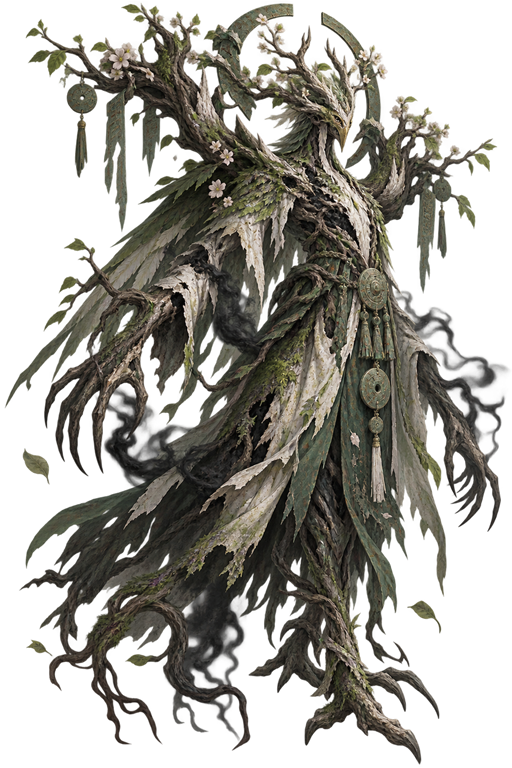
#> input picture assets/image/bosses/jumang.png, 512 x 768 px
$ python alpha_bounds.py ../../../../assets/image/bosses/jumang.png
#> lines starting #> are read from the running program, lines starting #| are printed output that depends on the picture; after the words box and inside, x2 and y2 are one past the last pixel; in counts of white or black regions, pixels touching at a corner belong together
"""只读计算 PNG 的 Alpha 主体边界。"""

from pathlib import Path

from PIL import Image
import numpy as np


def alpha_bounds(path: str | Path, threshold: int = 8) -> dict:
#> called with threshold = 8
    source = Image.open(path)
#> source is the input picture: PIL image 512x768 RGBA; mean R, G, B, A 47, 44.6, 37.2, 128.6
    has_alpha = "A" in source.getbands()
#> has_alpha = True
    image = source.convert("RGBA")
    alpha = np.asarray(image)[:, :, 3]
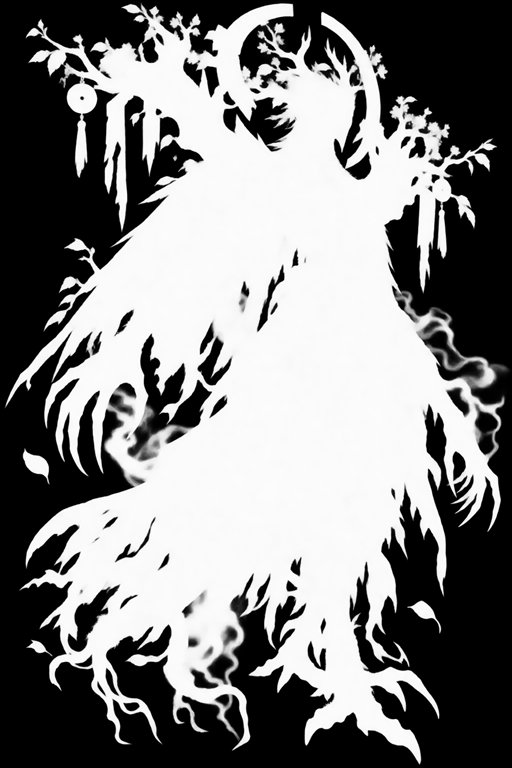
#> alpha: shape (768, 512); min 0, max 255, mean 128.6
    mask = alpha > threshold
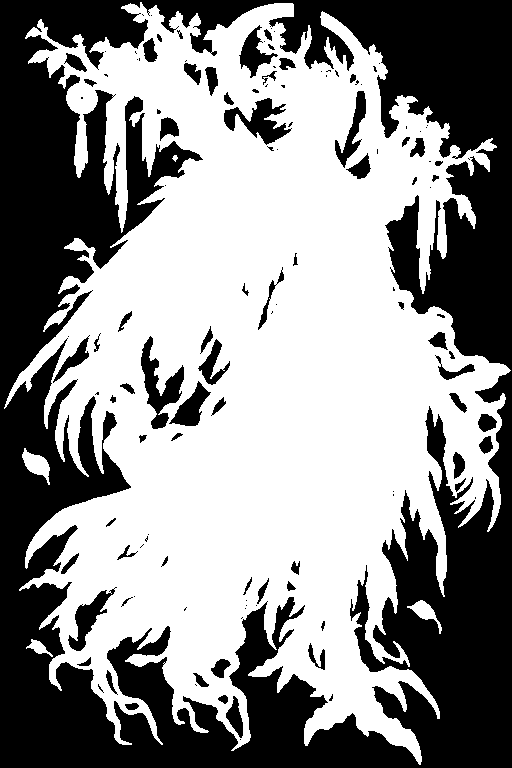
#> mask: shape (768, 512) bool; 55.7% white; 127 black regions (60 under 20 px), largest, box (x1, y1, x2, y2) and area: (0, 0, 512, 768) 160668, (141, 336, 184, 429) 1545, (224, 98, 292, 145) 1353
    width, height = image.size
#> width = 512; height = 768
    if not mask.any():
        return {"width": width, "height": height, "has_alpha": has_alpha, "empty": True,
                "subject_bbox": None, "subject_occupancy": 0.0, "transparent_padding_ratio": 1.0}
    ys, xs = np.where(mask)
    x0, x1 = int(xs.min()), int(xs.max()) + 1
#> x0 = 4; x1 = 511
    y0, y1 = int(ys.min()), int(ys.max()) + 1
#> y0 = 2; y1 = 765
    occupancy = ((x1 - x0) * (y1 - y0)) / (width * height)
#> occupancy = 0.984
    return {"width": width, "height": height, "has_alpha": has_alpha, "empty": False,
            "subject_bbox": [x0, y0, x1, y1], "subject_occupancy": round(occupancy, 4),
            "transparent_padding_ratio": round(1.0 - occupancy, 4)}


if __name__ == "__main__":
    import argparse
    import json
    parser = argparse.ArgumentParser()
    parser.add_argument("path")
    parser.add_argument("--threshold", type=int, default=8)
    args = parser.parse_args()
    print(json.dumps(alpha_bounds(args.path, args.threshold), ensure_ascii=False, indent=2))
